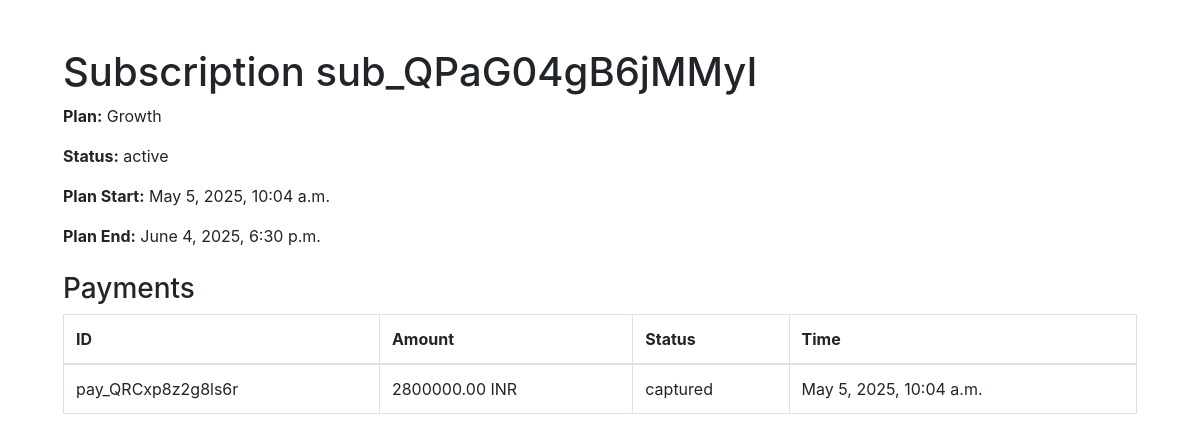
Page /subscription/2/ on the committed database.
### rzrpay/models.py (models this page shows, shortened)
class Subscription(models.Model):
    razorpay_subscription_id = models.CharField(max_length=100, unique=True)
    plan = models.ForeignKey(Plan, on_delete=models.CASCADE)
    customer = models.ForeignKey(Customer, on_delete=models.CASCADE)
    status = models.CharField(max_length=20)
    current_start = models.DateTimeField(null=True, blank=True)
    current_end = models.DateTimeField(null=True, blank=True)
    total_count = models.IntegerField(default=0)
    paid_count = models.IntegerField(default=0)
    created_at = models.DateTimeField(auto_now_add=True)

class Plan(models.Model):
    razorpay_plan_id = models.CharField(max_length=100, unique=True)
    name = models.CharField(max_length=200)
    description = models.TextField(blank=True, null=True)
    amount = models.IntegerField(help_text="Amount in paise (1 INR = 100 paise)")
    currency = models.CharField(max_length=10, default='INR')
    interval = models.CharField(max_length=20)        # e.g. 'monthly', 'yearly'
    interval_count = models.PositiveIntegerField(default=1)  # frequency multiplier
    created_at = models.DateTimeField(auto_now_add=True)

class Payment(models.Model):
    subscription = models.ForeignKey(Subscription, on_delete=models.CASCADE, related_name='payments')
    razorpay_payment_id = models.CharField(max_length=100, unique=True)
    invoice_id = models.CharField(max_length=100, blank=True, null=True)
    amount = models.IntegerField()
    currency = models.CharField(max_length=10, default='INR')
    status = models.CharField(max_length=20)
    created_at = models.DateTimeField()

### rzrpay/views.py (the view)
# urls.py: path('subscription/<int:pk>/', views.subscription_detail, name='subscription_detail'),
def subscription_detail(request, pk):
    subscription = get_object_or_404(Subscription, pk=pk)
    return render(request, 'subscription_detail.html', {'subscription': subscription,'KEY_ID': settings.KEY_ID})

### rzrpay/templates/subscription_detail.html (shortened to what this page needs)
<!DOCTYPE html>
<html>
<head>
  <link rel="stylesheet" href="https://stackpath.bootstrapcdn.com/bootstrap/4.5.2/css/bootstrap.min.css">
</head>
<body class="p-5">
  <div class="container">
    <h1>Subscription {{ subscription.razorpay_subscription_id }}</h1>
    <p><strong>Plan:</strong> {{ subscription.plan.name }}</p>
    <p><strong>Status:</strong> {{ subscription.status }}</p>
    <p><strong>Plan Start:</strong> {{ subscription.current_start }}</p>
    <p><strong>Plan End:</strong> {{ subscription.current_end }}</p>
    <h3 class="mt-4">Payments</h3>
    <table class="table table-bordered">
      <thead><tr><th>ID</th><th>Amount</th><th>Status</th><th>Time</th></tr></thead>
      <tbody>
      {% for pay in subscription.payments.all %}
        <tr>
          <td>{{ pay.razorpay_payment_id }}</td>
          <td>{{ pay.amount|floatformat:2 }} {{ pay.currency }}</td>
          <td>{{ pay.status }}</td>
          <td>{{ pay.created_at }}</td>
        </tr>
      {% empty %}
        <tr><td colspan="4">No payments yet.</td></tr>
      {% endfor %}
      </tbody>
    </table>
  </div>
</body>
</html>

### rows in the picture
Subscription: razorpay_subscription_id "sub_QPaG04gB6jMMyI", plan.name "Growth", status "active", current_start "May 5, 2025, 10:04 a.m.", current_end "June 4, 2025, 6:30 p.m."
Payment: razorpay_payment_id "pay_QRCxp8z2g8ls6r", amount "2800000.00", currency "INR", status "captured", created_at "May 5, 2025, 10:04 a.m."
